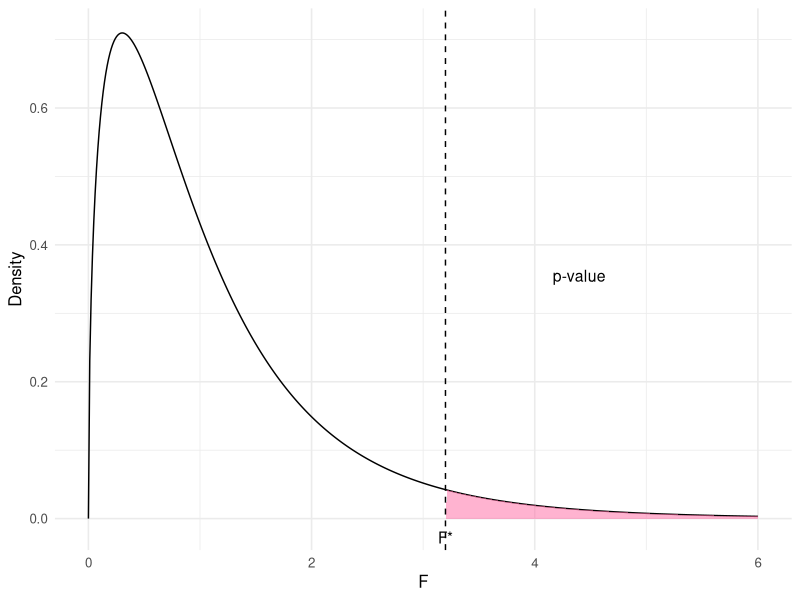
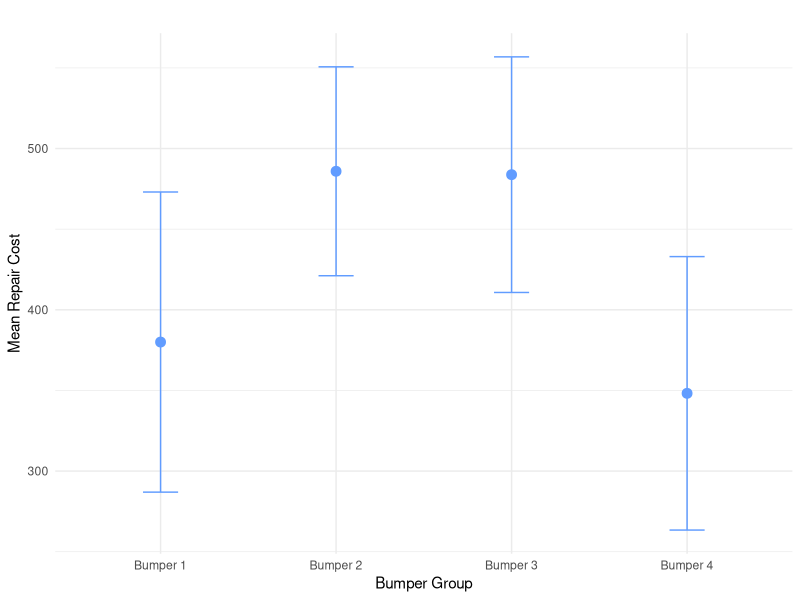
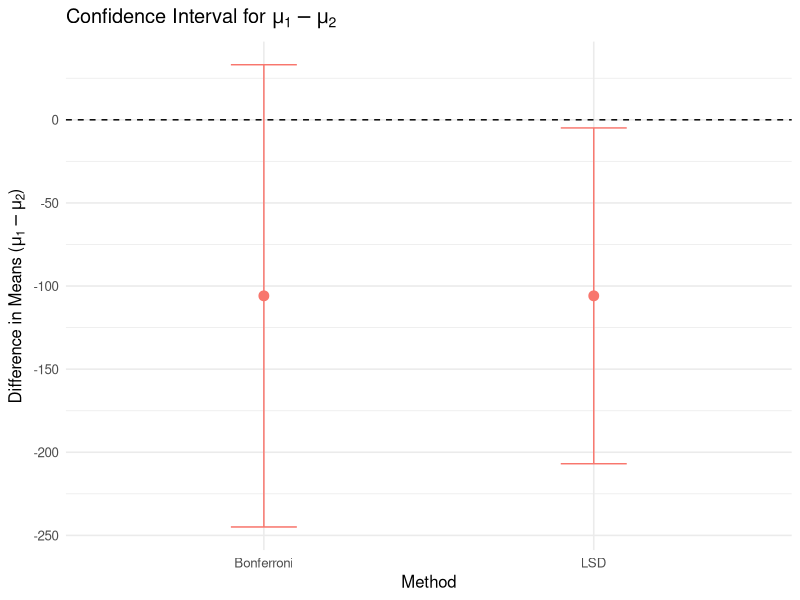
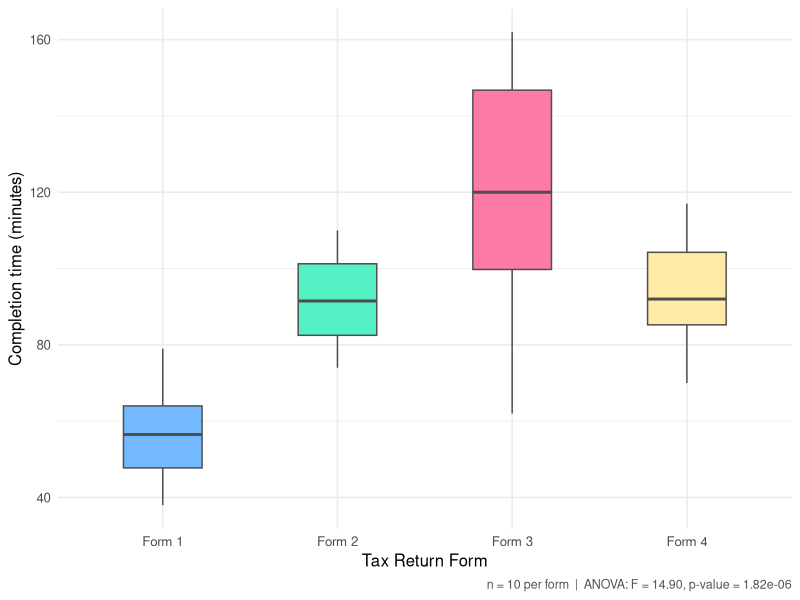
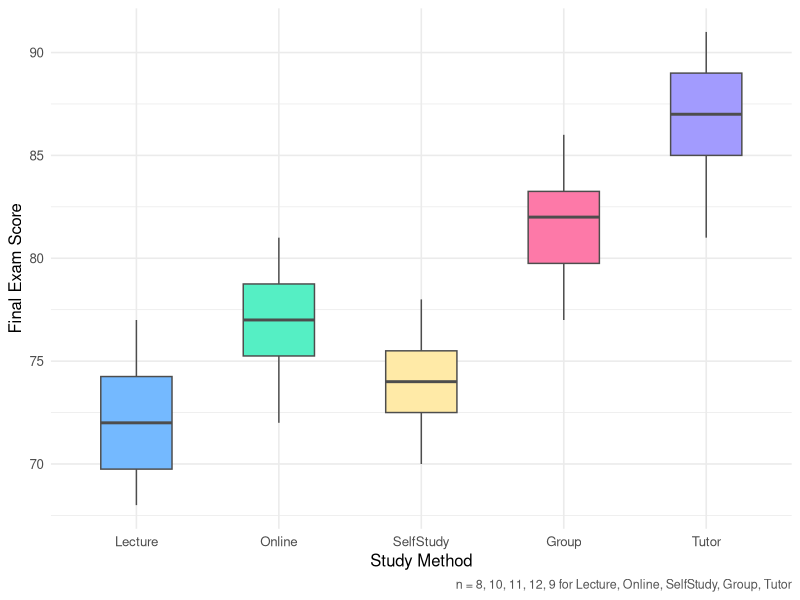

The R script that drew these images, in order:
## ---- chunk 1
# Load library
library(ggplot2)

# Parameters
df1 <- 3   # numerator degrees of freedom (k - 1)
df2 <- 20  # denominator degrees of freedom (n - k)
f_star <- 3.2

# Generate F-distribution data
x_vals <- seq(0, 6, length.out = 500)
y_vals <- df(x_vals, df1, df2)
f_data <- data.frame(x = x_vals, y = y_vals)
## ---- chunk 2
# Plot
ggplot(f_data, aes(x, y)) +
  geom_line() +
  geom_area(data = subset(f_data, x > f_star), aes(x, y), fill = "#FF68A1", alpha = 0.5) +
  geom_vline(xintercept = f_star, linetype = "dashed") +
  annotate("text", x = f_star + 1.2, y = max(y_vals) * 0.5, label = "p-value", size = 4) +
  annotate("text", x = f_star, y = -0.01, label = "F*", vjust = 1.5) +
  labs(x = "F", y = "Density") +
  theme_minimal(base_size = 12)
## ---- chunk 3
library(ggplot2)
library(dplyr)

# Create bumper summary manually (or from fav_stats if already available)
bumper_summary <- data.frame(
  Bumper = paste("Bumper", 1:4),
  mean = c(380.0, 485.9, 483.8, 348.2),
  sd = c(130.09313, 90.53968, 102.10866, 118.52688),
  n = c(10, 10, 10, 10)
)

bumper_summary <- bumper_summary %>%
  mutate(
    se = sd / sqrt(n),
    lower = mean - qt(0.975, df = n - 1) * se,
    upper = mean + qt(0.975, df = n - 1) * se
  )

ggplot(bumper_summary, aes(x = Bumper, y = mean)) +
  geom_point(size = 3, color = "#619CFF") +
  geom_errorbar(aes(ymin = lower, ymax = upper), width = 0.2, color = "#619CFF") +
  labs(
    title = "",
    y = "Mean Repair Cost",
    x = "Bumper Group"
  ) +
  theme_minimal()
## ---- chunk 4
library(ggplot2)

# Values for Bumper 1 vs Bumper 2
diff <- 380.0 - 485.9
MSE <- 12399
n <- 10
SE <- sqrt(MSE * (1/n + 1/n))
df <- 36
m <- 6

t_lsd <- qt(1 - 0.025, df)
t_bonf <- qt(1 - 0.05 / (2 * m), df)

CI_lsd <- c(diff - t_lsd * SE, diff + t_lsd * SE)
CI_bonf <- c(diff - t_bonf * SE, diff + t_bonf * SE)

ci_data <- data.frame(
  Method = c("LSD", "Bonferroni"),
  lower = c(CI_lsd[1], CI_bonf[1]),
  upper = c(CI_lsd[2], CI_bonf[2]),
  center = diff
)

ggplot(ci_data, aes(x = Method, y = center)) +
  geom_point(size = 3, color = "#F8766D") +
  geom_errorbar(aes(ymin = lower, ymax = upper), width = 0.2, color = "#F8766D") +
  geom_hline(yintercept = 0, linetype = "dashed", color = "#000000") +
labs(
  title = expression("Confidence Interval for " * mu[1] - mu[2]),
  y = expression("Difference in Means (" * mu[1] - mu[2] * ")"),
  x = "Method"
) +
  theme_minimal(base_size = 12)
## ---- chunk 5
library(ggplot2)
set.seed(258)
times <- c(
  c(45, 58, 72, 38, 61, 53, 79, 46, 65, 55),
  c(82, 99, 74, 110, 88, 102, 79, 95, 107, 84),
  c(98, 148, 75, 162, 109, 143, 62, 155, 105, 131),
  c(78, 93, 106, 70, 117, 86, 99, 91, 113, 85)
)
forms <- rep(c("Form 1","Form 2","Form 3","Form 4"), each = 10)
df_forms <- data.frame(time = times, form = factor(forms))
ggplot(df_forms, aes(x = form, y = time, fill = form)) +
  geom_boxplot(width = 0.45, color = "grey30",
               outlier.shape = 16, outlier.size = 2) +
  scale_fill_manual(values = c("#74b9ff","#55efc4","#fd79a8","#ffeaa7")) +
  labs(x = "Tax Return Form", y = "Completion time (minutes)",
       caption = "n = 10 per form  |  ANOVA: F = 14.90, p-value = 1.82e-06") +
  theme_minimal(base_size = 12) +
  theme(legend.position = "none",
        plot.caption = element_text(color = "#555", size = 9))
## ---- chunk 6
library(ggplot2)
study_method <- data.frame(
  method = factor(c(
    rep("Lecture", 8), rep("Online", 10), rep("Group", 12),
    rep("Tutor", 9), rep("SelfStudy", 11)
  ), levels = c("Lecture","Online","SelfStudy","Group","Tutor")),
  score = c(
    68,71,75,70,74,77,69,73,
    72,78,80,75,77,79,74,81,76,77,
    77,82,84,79,81,83,78,86,80,83,85,82,
    81,88,90,85,87,91,83,89,86,
    70,75,78,72,74,77,71,76,73,75,74
  )
)
ggplot(study_method, aes(x = method, y = score, fill = method)) +
  geom_boxplot(width = 0.5, color = "grey30",
               outlier.shape = 16, outlier.size = 2) +
  scale_fill_manual(values = c("#74b9ff","#55efc4","#ffeaa7","#fd79a8","#a29bfe")) +
  labs(x = "Study Method", y = "Final Exam Score",
       caption = "n = 8, 10, 11, 12, 9 for Lecture, Online, SelfStudy, Group, Tutor") +
  theme_minimal(base_size = 12) +
  theme(legend.position = "none",
        plot.caption = element_text(color = "#555", size = 9))
